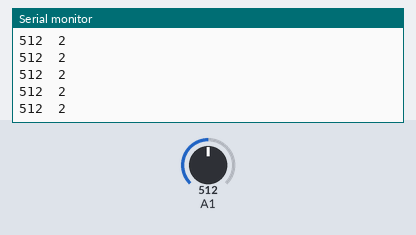
This sketch was run on a simulated Arduino Uno, built with avr-gcc and run on an emulated ATmega328P. On the bench: the last lines printed to the serial monitor. Inputs (shaded band) come from the test bench; at power-on: A1 = 512.

Above: at 1.2 s.
1.3 s: A1 set to 716
At 1.68 s:
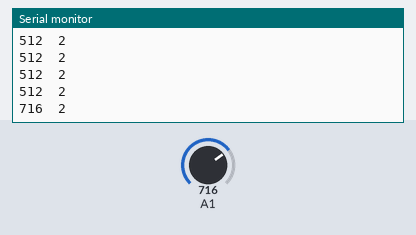
2.8 s: A1 set to 900
At 2.94 s:
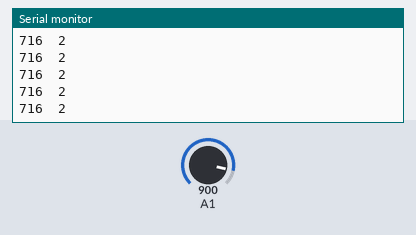
Timing chart, 0 to 5.8 s (numbered marks = the images above; inputs shaded):
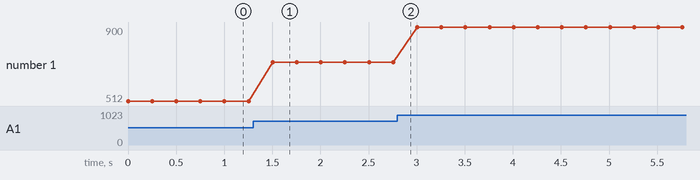

The sketch:

Poti-Mapping.ino
```cpp
int mapping;


void setup() {
  // put your setup code here, to run once:
Serial.begin(9600);
pinMode(A1, INPUT_PULLUP);
}
void loop() {
  // put your main code here, to run repeatedly:
mapping = map(analogRead(A1), 0, 1023, 0, 4);
Serial.print(analogRead(A1));
Serial.print("\t");
Serial.println(mapping);
delay(250);
}
```

Measured:
- after the input at 1.3 s, the serial monitor: prints a new line after 0.20 s (image 1)
- plotted number 1: 512 → 716 after the input at 1.3 s, 716 → 900 after the input at 2.8 s
